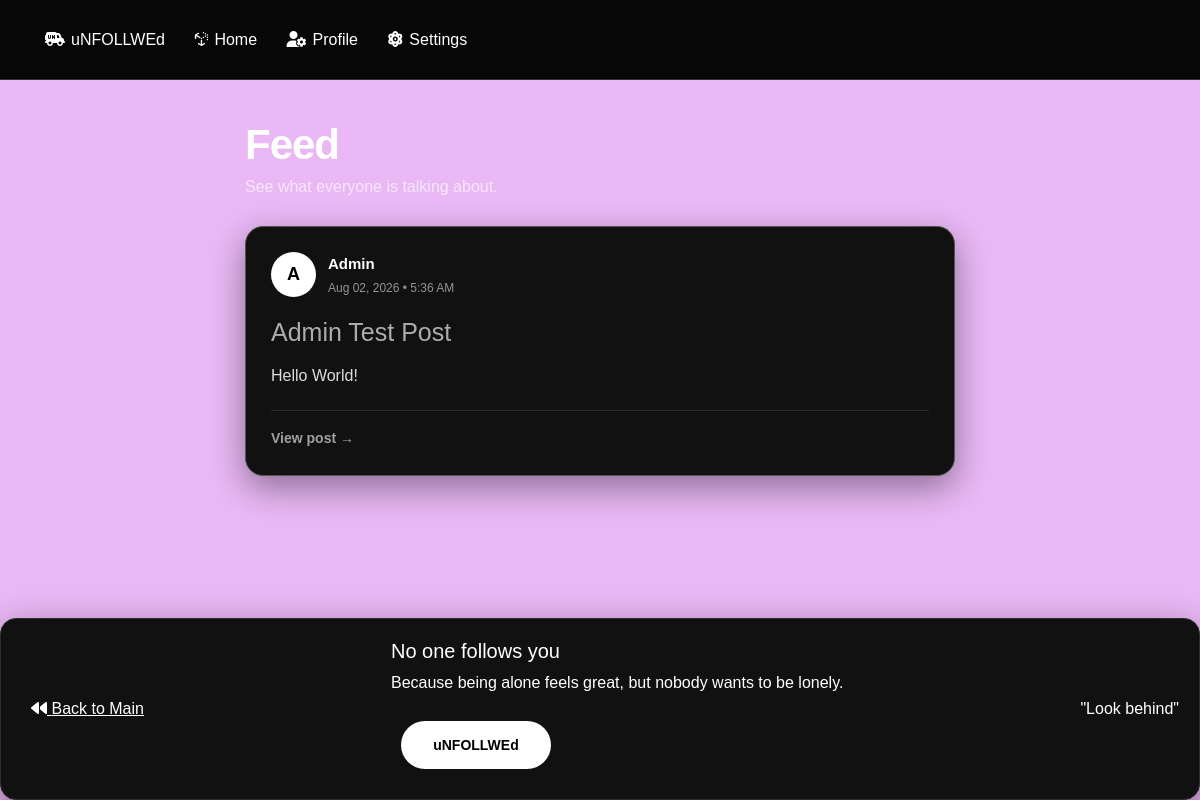
The app's page /, older data.
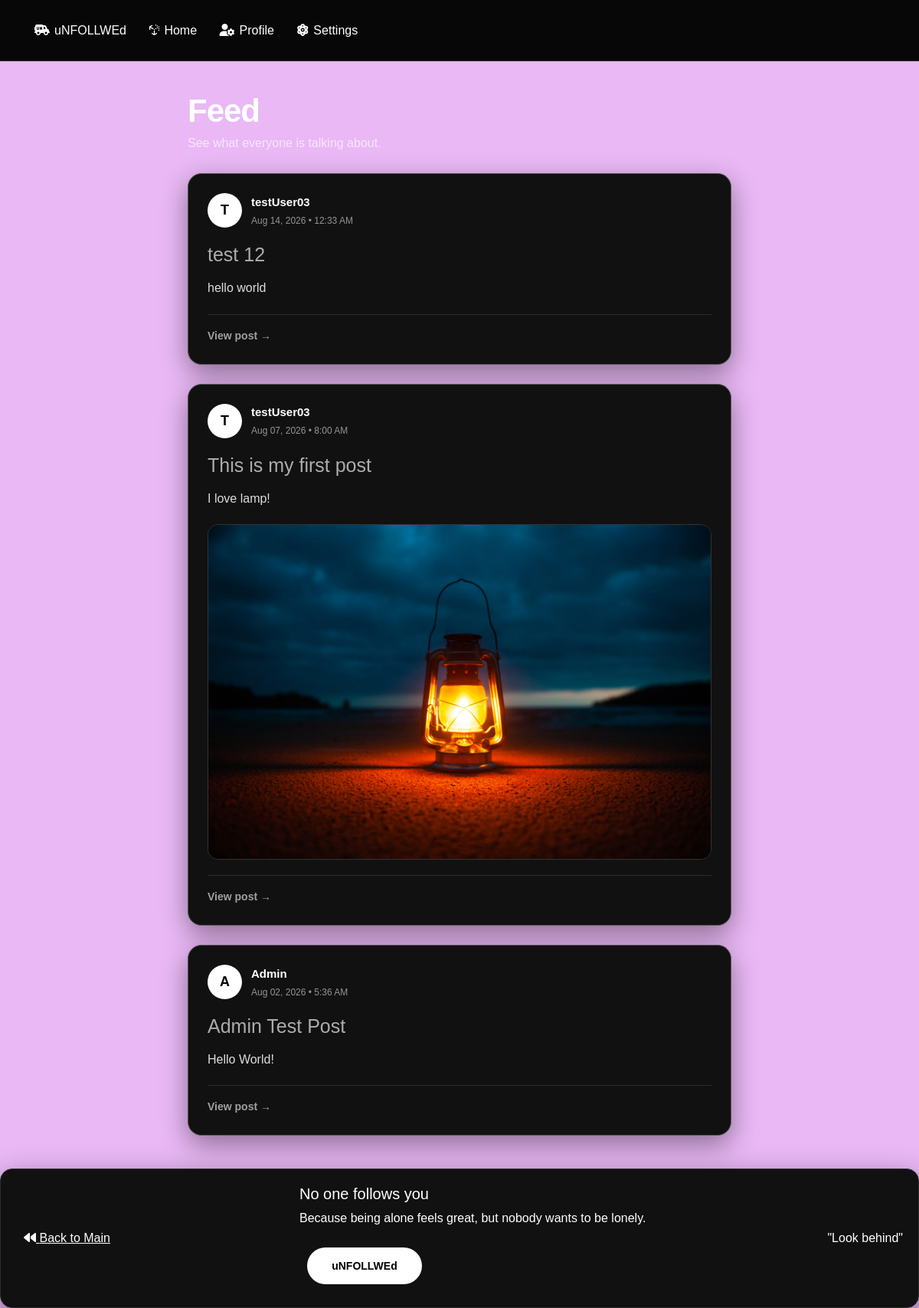
The same page, newer data.
### posts/models.py (models this page shows, shortened)
class Post(models.Model):
    author = models.ForeignKey(User, on_delete=models.CASCADE)
    title = models.CharField(max_length=200)
    content =  models.TextField()
    image = models.ImageField(upload_to='posts/', blank=True, null=True)
    created_at = models.DateTimeField(auto_now_add=True)

### posts/views.py (the view)
# urls.py: path('', views.post_list, name='post_list'),
def post_list(request):
    posts = Post.objects.all().order_by('-created_at')
    context = {
        'posts': posts
    }
    return render(request, 'posts/post_list.html', context)

### templates/posts/post_list.html
{% extends 'base.html' %}
{% block content %}
<div class="feed">
<div class="feed-header">
    <h1>Feed</h1>
    <p>See what everyone is talking about.</p>
</div>
{% for post in posts %}
    <article class="post-card">
        <div class="post-header">
            <div class="avatar">
                {{ post.author.username|first|upper }}
            </div>
            <div class="post-user">
                <strong>{{ post.author.username }}</strong>
                <span>{{ post.created_at|date:"M d, Y • g:i A" }}</span>
            </div>
        </div>
        <h2>
            <a href="{% url 'post_detail' post.pk %}">
                {{ post.title }}
            </a>
        </h2>
        <div class="post-content">
            <p>{{ post.content }}</p>
            {% if post.image %}
                <img class="post-image"
                    src="{{ post.image.url }}"
                    alt="Post image">
            {% endif %}
        </div>
        <div class="post-footer">
            <a class="read-more"
                href="{% url 'post_detail' post.pk %}">
                View post →
            </a>
        </div>
    </article>
{% empty %}
    <div class="empty-feed">
        <h2>No posts yet.</h2>
        <p>Be the first person to post something.</p>
    </div>
{% endfor %}
</div>
{% endblock %}

Row changes from the older to the newer data that the page shows:
added Post: author.username|first "T", author.username "testUser03", created_at "Aug 14, 2026 • 12:33 AM", title "test 12", content "hello world"
added Post: author.username|first "T", author.username "testUser03", created_at "Aug 07, 2026 • 8:00 AM", title "This is my first post", content "I love lamp!", image (picture)
